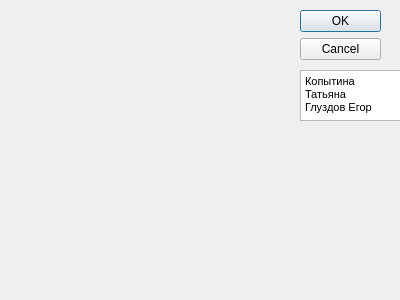
<?xml version="1.0" encoding="UTF-8"?>
<ui version="4.0">
 <class>auth</class>
 <widget class="QDialog" name="auth">
  <property name="geometry">
   <rect>
    <x>0</x>
    <y>0</y>
    <width>400</width>
    <height>300</height>
   </rect>
  </property>
  <property name="windowTitle">
   <string>Информация об авторе</string>
  </property>
  <widget class="QDialogButtonBox" name="buttonBox">
   <property name="geometry">
    <rect>
     <x>300</x>
     <y>10</y>
     <width>81</width>
     <height>61</height>
    </rect>
   </property>
   <property name="orientation">
    <enum>Qt::Vertical</enum>
   </property>
   <property name="standardButtons">
    <set>QDialogButtonBox::Cancel|QDialogButtonBox::Ok</set>
   </property>
  </widget>
  <widget class="QLabel" name="label">
   <property name="geometry">
    <rect>
     <x>-4</x>
     <y>12</y>
     <width>301</width>
     <height>111</height>
    </rect>
   </property>
   <property name="text">
    <string/>
   </property>
   <property name="pixmap">
    <pixmap>../../Users/Татьяна/Desktop/моя фигня/imgpreview.jpg</pixmap>
   </property>
   <property name="scaledContents">
    <bool>true</bool>
   </property>
  </widget>
  <widget class="QTextEdit" name="textEdit">
   <property name="geometry">
    <rect>
     <x>300</x>
     <y>70</y>
     <width>104</width>
     <height>51</height>
    </rect>
   </property>
   <property name="html">
    <string>&lt;!DOCTYPE HTML PUBLIC &quot;-//W3C//DTD HTML 4.0//EN&quot; &quot;http://www.w3.org/TR/REC-html40/strict.dtd&quot;&gt;
&lt;html&gt;&lt;head&gt;&lt;meta name=&quot;qrichtext&quot; content=&quot;1&quot; /&gt;&lt;style type=&quot;text/css&quot;&gt;
p, li { white-space: pre-wrap; }
&lt;/style&gt;&lt;/head&gt;&lt;body style=&quot; font-family:'MS Shell Dlg 2'; font-size:8.25pt; font-weight:400; font-style:normal;&quot;&gt;
&lt;p style=&quot; margin-top:0px; margin-bottom:0px; margin-left:0px; margin-right:0px; -qt-block-indent:0; text-indent:0px;&quot;&gt;Копытина Татьяна&lt;/p&gt;
&lt;p style=&quot; margin-top:0px; margin-bottom:0px; margin-left:0px; margin-right:0px; -qt-block-indent:0; text-indent:0px;&quot;&gt;Глуздов Егор&lt;/p&gt;&lt;/body&gt;&lt;/html&gt;</string>
   </property>
  </widget>
  <widget class="QLabel" name="label_2">
   <property name="geometry">
    <rect>
     <x>0</x>
     <y>120</y>
     <width>301</width>
     <height>171</height>
    </rect>
   </property>
   <property name="text">
    <string/>
   </property>
   <property name="pixmap">
    <pixmap>../../Users/Татьяна/Desktop/моя фигня/wallhaven-wymgx7.jpg</pixmap>
   </property>
   <property name="scaledContents">
    <bool>true</bool>
   </property>
  </widget>
 </widget>
 <resources/>
 <connections>
  <connection>
   <sender>buttonBox</sender>
   <signal>accepted()</signal>
   <receiver>auth</receiver>
   <slot>accept()</slot>
   <hints>
    <hint type="sourcelabel">
     <x>248</x>
     <y>254</y>
    </hint>
    <hint type="destinationlabel">
     <x>157</x>
     <y>274</y>
    </hint>
   </hints>
  </connection>
  <connection>
   <sender>buttonBox</sender>
   <signal>rejected()</signal>
   <receiver>auth</receiver>
   <slot>reject()</slot>
   <hints>
    <hint type="sourcelabel">
     <x>316</x>
     <y>260</y>
    </hint>
    <hint type="destinationlabel">
     <x>286</x>
     <y>274</y>
    </hint>
   </hints>
  </connection>
 </connections>
</ui>
